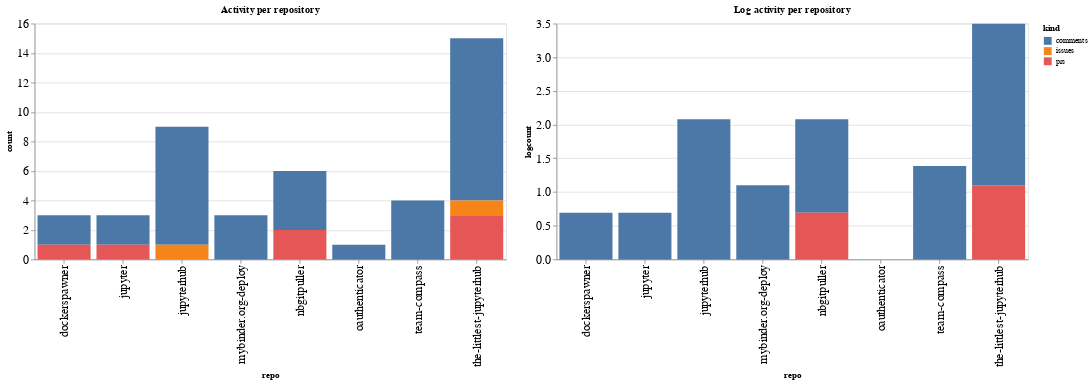

Source (notebook cell):
### Code cell
ch1 = alt.Chart(repo_summaries, width=600, title="Activity per repository").mark_bar().encode(
    x='repo',
    y='count',
    color='kind',
    tooltip="kind"
)

ch2 = alt.Chart(repo_summaries, width=600, title="Log activity per repository").mark_bar().encode(
    x='repo',
    y='logcount',
    color='kind',
    tooltip="kind"
)

ch1 | ch2

### Figure 1 — Vega-Lite specification as saved in the notebook (floating-point values rounded to 4 significant figures)
{"config": {"axisLeft": {"labelFontSize": 15}, "axisBottom": {"labelFontSize": 15}}, "hconcat": [{"mark": "bar", "encoding": {"color": {"type": "nominal", "field": "kind"}, "tooltip": {"type": "nominal", "field": "kind"}, "x": {"type": "nominal", "field": "repo"}, "y": {"type": "quantitative", "field": "count"}}, "title": "Activity per repository", "width": 600}, {"mark": "bar", "encoding": {"color": {"type": "nominal", "field": "kind"}, "tooltip": {"type": "nominal", "field": "kind"}, "x": {"type": "nominal", "field": "repo"}, "y": {"type": "quantitative", "field": "logcount"}}, "title": "Log activity per repository", "width": 600}], "data": {"name": "data-7fa7ed0aa21784973eba284072d3b97d"}, "$schema": "https://vega.github.io/schema/vega-lite/v4.8.1.json", "datasets": {"data-7fa7ed0aa21784973eba284072d3b97d": [{"repo": "dockerspawner", "kind": "comments", "count": 2, "logcount": 0.6931}, {"repo": "dockerspawner", "kind": "prs", "count": 1, "logcount": 0.0}, {"repo": "jupyter", "kind": "comments", "count": 2, "logcount": 0.6931}, {"repo": "jupyter", "kind": "prs", "count": 1, "logcount": 0.0}, {"repo": "jupyterhub", "kind": "comments", "count": 8, "logcount": 2.079}, {"repo": "jupyterhub", "kind": "issues", "count": 1, "logcount": 0.0}, {"repo": "mybinder.org-deploy", "kind": "comments", "count": 3, "logcount": 1.099}, {"repo": "nbgitpuller", "kind": "comments", "count": 4, "logcount": 1.386}, {"repo": "nbgitpuller", "kind": "prs", "count": 2, "logcount": 0.6931}, {"repo": "oauthenticator", "kind": "comments", "count": 1, "logcount": 0.0}, {"repo": "team-compass", "kind": "comments", "count": 4, "logcount": 1.386}, {"repo": "the-littlest-jupyterhub", "kind": "comments", "count": 11, "logcount": 2.398}, {"repo": "the-littlest-jupyterhub", "kind": "issues", "count": 1, "logcount": 0.0}, {"repo": "the-littlest-jupyterhub", "kind": "prs", "count": 3, "logcount": 1.099}]}}
